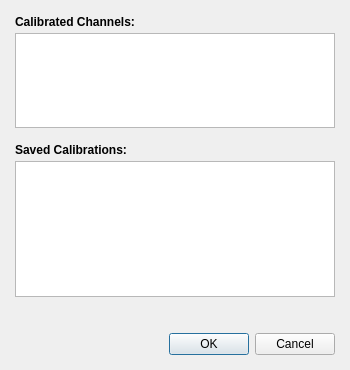
<?xml version="1.0" encoding="UTF-8"?>
<ui version="4.0">
 <class>getCalibrationDialog</class>
 <widget class="QDialog" name="getCalibrationDialog">
  <property name="geometry">
   <rect>
    <x>0</x>
    <y>0</y>
    <width>350</width>
    <height>370</height>
   </rect>
  </property>
  <property name="windowTitle">
   <string>Choose Calibration...</string>
  </property>
  <layout class="QVBoxLayout" name="verticalLayout_3">
   <property name="spacing">
    <number>0</number>
   </property>
   <property name="leftMargin">
    <number>15</number>
   </property>
   <property name="topMargin">
    <number>15</number>
   </property>
   <property name="rightMargin">
    <number>15</number>
   </property>
   <property name="bottomMargin">
    <number>15</number>
   </property>
   <item>
    <widget class="QWidget" name="widget" native="true">
     <layout class="QVBoxLayout" name="verticalLayout">
      <property name="spacing">
       <number>4</number>
      </property>
      <property name="leftMargin">
       <number>0</number>
      </property>
      <property name="topMargin">
       <number>0</number>
      </property>
      <property name="rightMargin">
       <number>0</number>
      </property>
      <property name="bottomMargin">
       <number>0</number>
      </property>
      <item>
       <widget class="QLabel" name="channelLabel">
        <property name="font">
         <font>
          <weight>75</weight>
          <bold>true</bold>
         </font>
        </property>
        <property name="text">
         <string>Calibrated Channels:</string>
        </property>
       </widget>
      </item>
      <item>
       <widget class="QListWidget" name="channels">
        <property name="horizontalScrollBarPolicy">
         <enum>Qt::ScrollBarAlwaysOff</enum>
        </property>
        <property name="editTriggers">
         <set>QAbstractItemView::NoEditTriggers</set>
        </property>
        <property name="alternatingRowColors">
         <bool>false</bool>
        </property>
        <property name="selectionBehavior">
         <enum>QAbstractItemView::SelectItems</enum>
        </property>
       </widget>
      </item>
     </layout>
    </widget>
   </item>
   <item>
    <spacer name="verticalSpacer_2">
     <property name="orientation">
      <enum>Qt::Vertical</enum>
     </property>
     <property name="sizeType">
      <enum>QSizePolicy::Fixed</enum>
     </property>
     <property name="sizeHint" stdset="0">
      <size>
       <width>20</width>
       <height>15</height>
      </size>
     </property>
    </spacer>
   </item>
   <item>
    <widget class="QWidget" name="widget_2" native="true">
     <layout class="QVBoxLayout" name="verticalLayout_2">
      <property name="spacing">
       <number>4</number>
      </property>
      <property name="leftMargin">
       <number>0</number>
      </property>
      <property name="topMargin">
       <number>0</number>
      </property>
      <property name="rightMargin">
       <number>0</number>
      </property>
      <property name="bottomMargin">
       <number>0</number>
      </property>
      <item>
       <widget class="QLabel" name="calGroupLabel">
        <property name="font">
         <font>
          <weight>75</weight>
          <bold>true</bold>
         </font>
        </property>
        <property name="text">
         <string>Saved Calibrations:</string>
        </property>
       </widget>
      </item>
      <item>
       <widget class="QListWidget" name="calGroups">
        <property name="editTriggers">
         <set>QAbstractItemView::NoEditTriggers</set>
        </property>
       </widget>
      </item>
      <item>
       <spacer name="verticalSpacer_4">
        <property name="orientation">
         <enum>Qt::Vertical</enum>
        </property>
        <property name="sizeHint" stdset="0">
         <size>
          <width>20</width>
          <height>40</height>
         </size>
        </property>
       </spacer>
      </item>
     </layout>
    </widget>
   </item>
   <item>
    <spacer name="verticalSpacer_3">
     <property name="orientation">
      <enum>Qt::Vertical</enum>
     </property>
     <property name="sizeType">
      <enum>QSizePolicy::Fixed</enum>
     </property>
     <property name="sizeHint" stdset="0">
      <size>
       <width>20</width>
       <height>5</height>
      </size>
     </property>
    </spacer>
   </item>
   <item>
    <widget class="RsaToolbox::ErrorLabel" name="error" native="true">
     <property name="minimumSize">
      <size>
       <width>0</width>
       <height>16</height>
      </size>
     </property>
    </widget>
   </item>
   <item>
    <spacer name="verticalSpacer">
     <property name="orientation">
      <enum>Qt::Vertical</enum>
     </property>
     <property name="sizeType">
      <enum>QSizePolicy::Fixed</enum>
     </property>
     <property name="sizeHint" stdset="0">
      <size>
       <width>20</width>
       <height>15</height>
      </size>
     </property>
    </spacer>
   </item>
   <item>
    <widget class="QDialogButtonBox" name="buttonBox">
     <property name="standardButtons">
      <set>QDialogButtonBox::Cancel|QDialogButtonBox::Ok</set>
     </property>
    </widget>
   </item>
  </layout>
 </widget>
 <customwidgets>
  <customwidget>
   <class>RsaToolbox::ErrorLabel</class>
   <extends>QWidget</extends>
   <header>ErrorLabel.h</header>
   <container>1</container>
  </customwidget>
 </customwidgets>
 <tabstops>
  <tabstop>channels</tabstop>
  <tabstop>calGroups</tabstop>
  <tabstop>buttonBox</tabstop>
 </tabstops>
 <resources/>
 <connections>
  <connection>
   <sender>buttonBox</sender>
   <signal>accepted()</signal>
   <receiver>getCalibrationDialog</receiver>
   <slot>accept()</slot>
   <hints>
    <hint type="sourcelabel">
     <x>174</x>
     <y>320</y>
    </hint>
    <hint type="destinationlabel">
     <x>174</x>
     <y>174</y>
    </hint>
   </hints>
  </connection>
  <connection>
   <sender>buttonBox</sender>
   <signal>rejected()</signal>
   <receiver>getCalibrationDialog</receiver>
   <slot>reject()</slot>
   <hints>
    <hint type="sourcelabel">
     <x>174</x>
     <y>320</y>
    </hint>
    <hint type="destinationlabel">
     <x>174</x>
     <y>174</y>
    </hint>
   </hints>
  </connection>
 </connections>
</ui>
